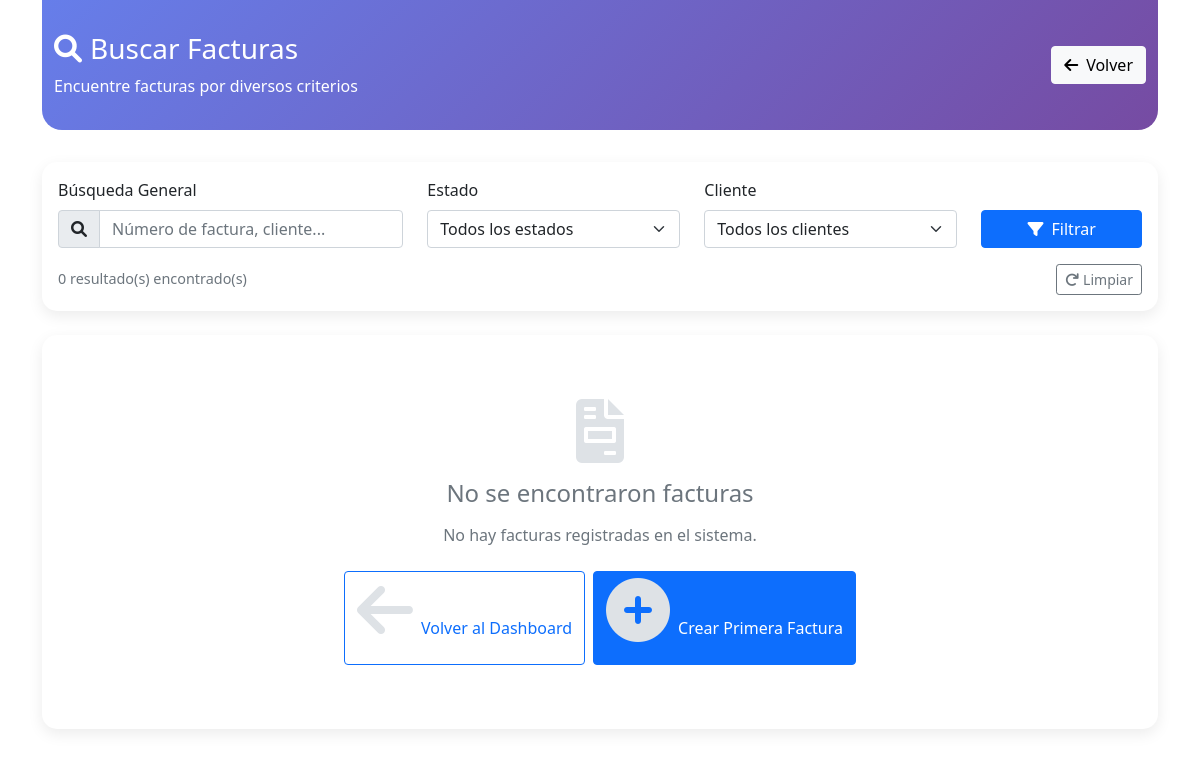
Before: /facturacion/buscar-facturas (signed in) with the older database file.
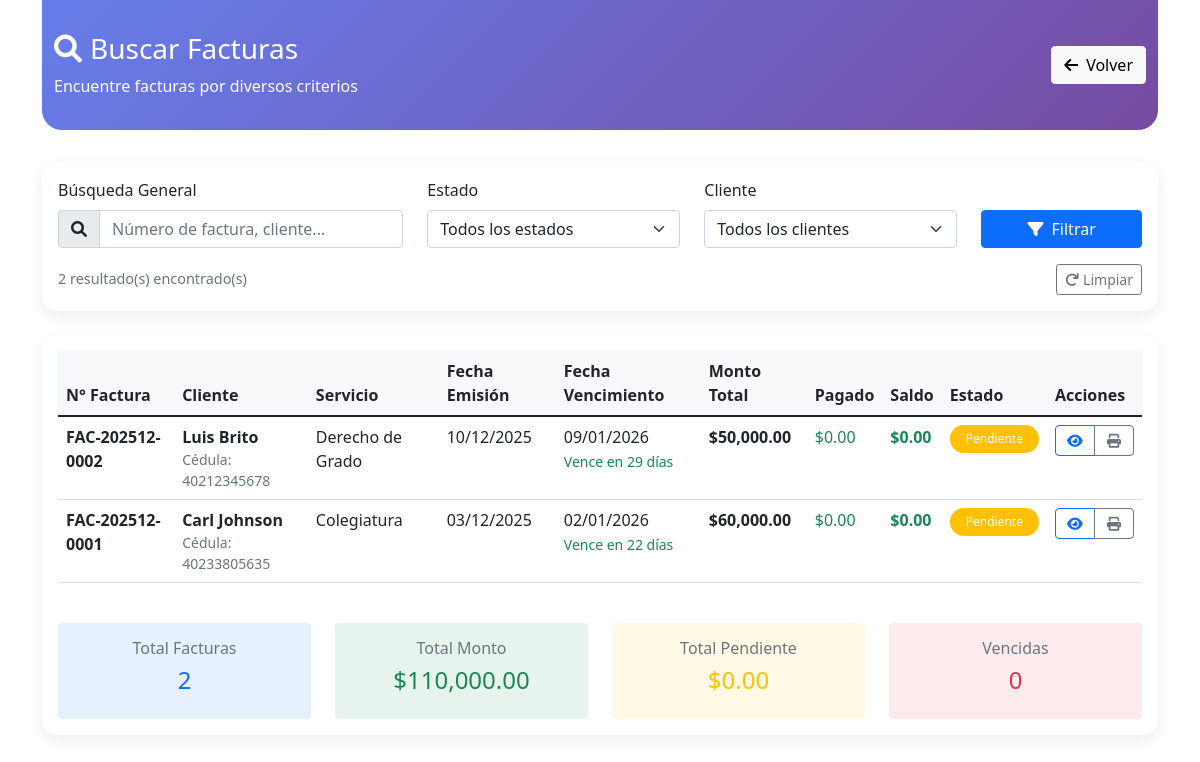
After: the same page with the newer database file.
### app.py (models this page shows, shortened)
class Factura(db.Model):
    id = db.Column(db.Integer, primary_key=True)
    cliente_id = db.Column(db.Integer, db.ForeignKey('cliente.id'), nullable=False)
    servicio_id = db.Column(db.Integer, db.ForeignKey('servicio.id'), nullable=False)
    numero_factura = db.Column(db.String(50), unique=True, nullable=False)
    fecha_emision = db.Column(db.DateTime, default=datetime.now)
    fecha_vencimiento = db.Column(db.DateTime)
    monto_total = db.Column(db.Float, nullable=False)
    monto_pagado = db.Column(db.Float, default=0)
    saldo_pendiente = db.Column(db.Float, default=0)
    estado = db.Column(db.String(20), default='Pendiente')  # Pendiente, Pagada, Vencida, Parcial, Anulada
    descripcion = db.Column(db.Text)
    created_at = db.Column(db.DateTime, default=datetime.now)
    cliente = db.relationship('Cliente', backref='facturas')
    servicio = db.relationship('Servicio', backref='facturas')
    pagos = db.relationship('Pago', backref='factura', cascade='all, delete-orphan')

class Cliente(db.Model):
    id = db.Column(db.Integer, primary_key=True)
    nombre = db.Column(db.String(200), nullable=False)
    tipo_documento = db.Column(db.String(20), nullable=False, default='Cédula')
    numero_documento = db.Column(db.String(20), nullable=False)
    telefono = db.Column(db.String(20))
    email = db.Column(db.String(100))
    tipo_cliente = db.Column(db.String(20), nullable=False)
    carrera = db.Column(db.String(100))
    fecha_registro = db.Column(db.DateTime, default=datetime.now)
    estado = db.Column(db.String(20), default='Activo')
    movimientos = db.relationship('MovimientoCaja', backref='cliente', lazy=True, cascade='all, delete-orphan')
    __table_args__ = (
        db.UniqueConstraint('tipo_documento', 'numero_documento', name='uq_cliente_documento'),
    )

class Servicio(db.Model):
    id = db.Column(db.Integer, primary_key=True)
    descripcion = db.Column(db.String(200), nullable=False)
    estado = db.Column(db.String(20), default='Activo')
    movimientos = db.relationship('MovimientoCaja', backref='servicio', lazy=True, cascade='all, delete-orphan')

### app.py (the view)
@app.route('/facturacion/buscar-facturas')
@cajero_required
def buscar_facturas():
    query = request.args.get('q', '').strip()
    estado = request.args.get('estado', '')
    cliente_id = request.args.get('cliente_id', type=int)
    facturas_query = Factura.query
    if query:
        facturas_query = facturas_query.filter(
            Factura.numero_factura.ilike(f'%{query}%')
        )
    if estado:
        facturas_query = facturas_query.filter(Factura.estado == estado)
    if cliente_id:
        facturas_query = facturas_query.filter(Factura.cliente_id == cliente_id)
    facturas = facturas_query.order_by(Factura.fecha_emision.desc()).all()
    clientes = Cliente.query.filter_by(estado='Activo').all()
    return render_template('facturacion/buscar_facturas.html',
                         facturas=facturas,
                         clientes=clientes,
                         query=query,
                         estado=estado,
                         cliente_id=cliente_id)

### templates/facturacion/buscar_facturas.html (shortened to what this page needs)
<!DOCTYPE html>
<html lang="es">
<head>
    <link href="https://cdn.jsdelivr.net/npm/bootstrap@5.1.3/dist/css/bootstrap.min.css" rel="stylesheet">
    <link rel="stylesheet" href="https://cdnjs.cloudflare.com/ajax/libs/font-awesome/6.0.0/css/all.min.css">
</head>
<body>
    <div class="container">
        <div class="search-header">
            <div class="container">
                <div class="d-flex justify-content-between align-items-center">
                    <div>
                        <h1 class="h3 mb-2"><i class="fas fa-search me-2"></i>Buscar Facturas</h1>
                        <p class="mb-0">Encuentre facturas por diversos criterios</p>
                    </div>
                    <div>
                        <a href="{{ url_for('dashboard_facturacion') }}" class="btn btn-light">
                            <i class="fas fa-arrow-left me-2"></i>Volver
                        </a>
                    </div>
                </div>
            </div>
        </div>
        <div class="card search-card mb-4">
            <div class="card-body">
                <form method="GET" action="{{ url_for('buscar_facturas') }}">
                    <div class="row">
                        <div class="col-md-4 mb-3">
                            <label class="form-label">Búsqueda General</label>
                            <div class="input-group">
                                <span class="input-group-text"><i class="fas fa-search"></i></span>
                                <input type="text" class="form-control" name="q" value="{{ query }}"
                                       placeholder="Número de factura, cliente...">
                            </div>
                        </div>
                        <div class="col-md-3 mb-3">
                            <label class="form-label">Estado</label>
                            <select class="form-select" name="estado">
                                <option value="">Todos los estados</option>
                            </select>
                        </div>
                        <div class="col-md-3 mb-3">
                            <label class="form-label">Cliente</label>
                            <select class="form-select" name="cliente_id">
                                <option value="">Todos los clientes</option>
                            </select>
                        </div>
                        <div class="col-md-2 mb-3 d-flex align-items-end">
                            <button type="submit" class="btn btn-primary w-100">
                                <i class="fas fa-filter me-2"></i>Filtrar
                            </button>
                        </div>
                    </div>
                    <div class="row">
                        <div class="col-12">
                            <div class="d-flex justify-content-between align-items-center">
                                <div class="result-count">
                                    {{ facturas|length }} resultado(s) encontrado(s)
                                </div>
                                <div>
                                    <a href="{{ url_for('buscar_facturas') }}" class="btn btn-outline-secondary btn-sm">
                                        <i class="fas fa-redo me-1"></i>Limpiar
                                    </a>
                                </div>
                            </div>
                        </div>
                    </div>
                </form>
            </div>
        </div>
        {% if facturas %}
        <div class="card search-card">
            <div class="card-body">
                <div class="table-responsive">
                    <table class="table table-hover table-facturas">
                        <thead>
                            <tr>
                                <th>N° Factura</th>
                                <th>Cliente</th>
                                <th>Servicio</th>
                                <th>Fecha Emisión</th>
                                <th>Fecha Vencimiento</th>
                                <th>Monto Total</th>
                                <th>Pagado</th>
                                <th>Saldo</th>
                                <th>Estado</th>
                                <th>Acciones</th>
                            </tr>
                        </thead>
                        <tbody>
                            {% for factura in facturas %}
                            <tr onclick="window.location='{{ url_for('detalle_factura', factura_id=factura.id) }}'"
                                style="cursor: pointer;">
                                <td>
                                    <strong>{{ factura.numero_factura }}</strong>
                                </td>
                                <td>
                                    <div class="d-flex align-items-center">
                                        <div>
                                            <strong>{{ factura.cliente.nombre[:20] }}{% if factura.cliente.nombre|length > 20 %}...{% endif %}</strong>
                                            <small class="d-block text-muted">
                                                {{ factura.cliente.tipo_documento }}: {{ factura.cliente.numero_documento }}
                                            </small>
                                        </div>
                                    </div>
                                </td>
                                <td>
                                    {{ factura.servicio.descripcion[:30] }}{% if factura.servicio.descripcion|length > 30 %}...{% endif %}
                                </td>
                                <td>{{ factura.fecha_emision.strftime('%d/%m/%Y') }}</td>
                                <td>
                                    {% if factura.fecha_vencimiento %}
                                        {{ factura.fecha_vencimiento.strftime('%d/%m/%Y') }}
                                        {% if factura.estado in ['Pendiente', 'Parcial'] %}
                                            <br>
                                            <small class="{% if calcular_dias_vencimiento(factura.fecha_vencimiento) <= 0 %}text-danger{% elif calcular_dias_vencimiento(factura.fecha_vencimiento) <= 7 %}text-warning{% else %}text-success{% endif %}">
                                                {% set dias = calcular_dias_vencimiento(factura.fecha_vencimiento) %}
                                                {% if dias > 0 %}
                                                    Vence en {{ dias }} días
                                                {% elif dias == 0 %}
                                                    Vence hoy
                                                {% else %}
                                                    Vencida hace {{ -dias }} días
                                                {% endif %}
                                            </small>
                                        {% endif %}
                                    {% else %}
                                        <span class="text-muted">N/A</span>
                                    {% endif %}
                                </td>
                                <td><strong>{{ formato_moneda(factura.monto_total) }}</strong></td>
                                <td class="text-success">{{ formato_moneda(factura.monto_pagado) }}</td>
                                <td class="{% if factura.saldo_pendiente > 0 %}text-danger{% else %}text-success{% endif %}">
                                    <strong>{{ formato_moneda(factura.saldo_pendiente) }}</strong>
                                </td>
                                <td>
                                    {% set color = obtener_color_estado(factura.estado) %}
                                    <span class="badge bg-{{ color }} badge-estado">
                                        {{ factura.estado }}
                                    </span>
                                </td>
                                <td>
                                    <div class="btn-group" role="group">
                                        <a href="{{ url_for('detalle_factura', factura_id=factura.id) }}"
                                           class="btn btn-outline-primary btn-action"
                                           title="Ver detalle">
                                            <i class="fas fa-eye"></i>
                                        </a>
                                        <a href="{{ url_for('reimprimir_factura', factura_id=factura.id) }}"
                                           class="btn btn-outline-secondary btn-action"
                                           title="Imprimir" target="_blank">
                                            <i class="fas fa-print"></i>
                                        </a>
                                    </div>
                                </td>
                            </tr>
                            {% endfor %}
                        </tbody>
                    </table>
                </div>
                <div class="row mt-4">
                    <div class="col-md-3 col-6">
                        <div class="text-center p-3 bg-primary bg-opacity-10 rounded">
                            <h6 class="text-muted">Total Facturas</h6>
                            <h4 class="text-primary">{{ facturas|length }}</h4>
                        </div>
                    </div>
                    <div class="col-md-3 col-6">
                        <div class="text-center p-3 bg-success bg-opacity-10 rounded">
                            <h6 class="text-muted">Total Monto</h6>
                            <h4 class="text-success">{{ formato_moneda(facturas|sum(attribute='monto_total')) }}</h4>
                        </div>
                    </div>
                    <div class="col-md-3 col-6">
                        <div class="text-center p-3 bg-warning bg-opacity-10 rounded">
                            <h6 class="text-muted">Total Pendiente</h6>
                            <h4 class="text-warning">{{ formato_moneda(facturas|sum(attribute='saldo_pendiente')) }}</h4>
                        </div>
                    </div>
                    <div class="col-md-3 col-6">
                        <div class="text-center p-3 bg-danger bg-opacity-10 rounded">
                            <h6 class="text-muted">Vencidas</h6>
                            <h4 class="text-danger">{{ facturas|selectattr('estado', 'equalto', 'Vencida')|list|length }}</h4>
                        </div>
                    </div>
                </div>
            </div>
        </div>
        {% else %}
        <div class="card search-card">
            <div class="card-body">
                <div class="empty-state">
                    <i class="fas fa-file-invoice"></i>
                    <h4 class="text-muted mb-3">No se encontraron facturas</h4>
                    <p class="text-muted mb-4">
                        {% if query or estado or cliente_id %}
                        No hay facturas que coincidan con los criterios de búsqueda.
                        {% else %}
                        No hay facturas registradas en el sistema.
                        {% endif %}
                    </p>
                    <div class="d-flex justify-content-center gap-2">
                        <a href="{{ url_for('dashboard_facturacion') }}" class="btn btn-outline-primary">
                            <i class="fas fa-arrow-left me-2"></i>Volver al Dashboard
                        </a>
                        <a href="{{ url_for('nueva_factura') }}" class="btn btn-primary">
                            <i class="fas fa-plus-circle me-2"></i>Crear Primera Factura
                        </a>
                    </div>
                </div>
            </div>
        </div>
        {% endif %}
    </div>
</body>
</html>

Changed rows visible on the page:
added Factura: numero_factura "FAC-202512-0002", cliente "Luis Brito", cliente.tipo_documento "Cédula", cliente.numero_documento "40212345678", servicio "Derecho de Grado", fecha_emision "10/12/2025", fecha_vencimiento "09/01/2026", dias "29", monto_total "$50,000.00", monto_pagado "$0.00", saldo_pendiente "$0.00", estado "Pendiente"
added Factura: numero_factura "FAC-202512-0001", cliente "Carl Johnson", cliente.tipo_documento "Cédula", cliente.numero_documento "40233805635", servicio "Colegiatura", fecha_emision "03/12/2025", fecha_vencimiento "02/01/2026", dias "22", monto_total "$60,000.00", monto_pagado "$0.00", saldo_pendiente "$0.00", estado "Pendiente"
Other visible differences:
{{ facturas|length }}: "0" → "2"
{{ facturas|length }}: (not shown) → "2"
{{ facturas|selectattr('estado', 'equalto', 'Vencida')|list|length }}: (not shown) → "0"
text no longer shown: "No se encontraron facturas No hay facturas registradas en el sistema. Volver al Dashboard Crear Primera Factura"
text now shown: "N° Factura Cliente Servicio Fecha Emisión Fecha Vencimiento Monto Total Pagado Saldo Estado Acciones Total Facturas Total Monto $110,000.00 Total Pendiente $0.00 Vencidas"
